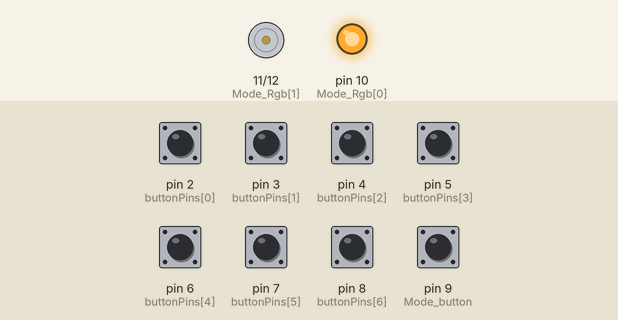
Bench run of a sketch on a simulated Arduino Uno, built with avr-gcc and run on an emulated ATmega328P. On the bench: motor-driver pin pairs drawn as motors (green arrow = first pin HIGH = forward, orange = second pin HIGH = backward, longer = more drive), output pins drawn as LEDs (lit = HIGH). Dashed ring = blinking. The test bench sets the inputs (shaded band); at power-on: pin 2 (buttonPins[0]), pin 3 (buttonPins[1]), pin 4 (buttonPins[2]), pin 5 (buttonPins[3]), pin 6 (buttonPins[4]), pin 7 (buttonPins[5]), pin 8 (buttonPins[6]), pin 9 (Mode_button) HIGH. MIDI output is not drawn.

Above: at 1.2 s.
1.3 s: pin 9 (Mode_button) pulled LOW for 1 s
At 1.75 s:
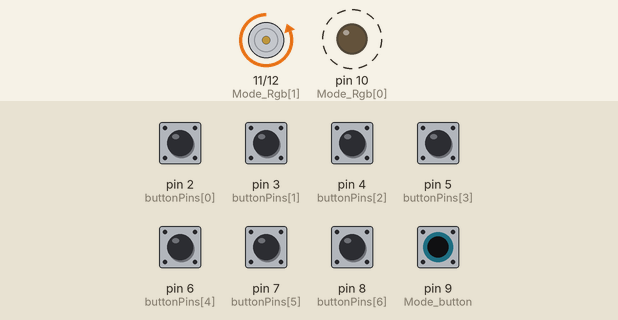
4.0 s: pin 9 (Mode_button) pulled LOW for 0.15 s
At 4.7 s:
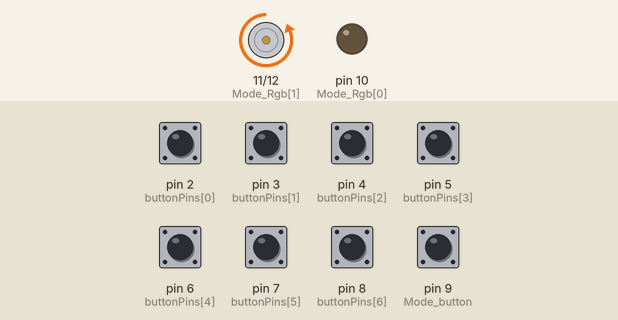
5.8 s: pin 3 (buttonPins[1]) pulled LOW for 0.15 s
At 6.8 s:
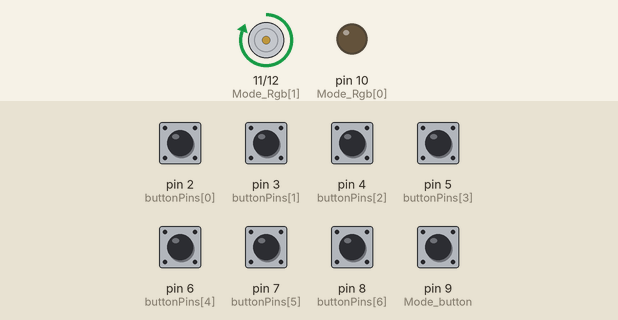
7.8 s: pin 3 (buttonPins[1]) pulled LOW for 1 s
At 9.8 s:
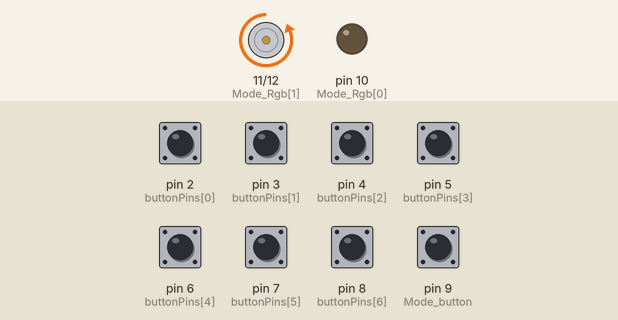
Timing chart, 0 to 11.3 s (numbered marks = the images above; inputs shaded):
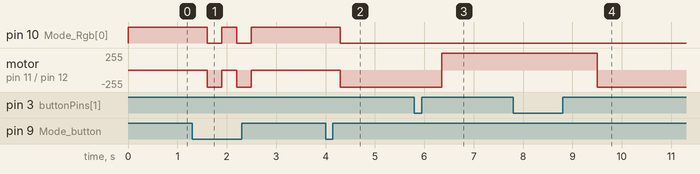

The sketch:

Arduino_code.ino
```cpp
#include <MIDI.h>

MIDI_CREATE_DEFAULT_INSTANCE();
#define numButtons  7   // Number of buttons
#define Mode_button  9 //mode button
#define buttons_delay 150

const int buttonPins[numButtons] = {2, 3, 4, 5, 6, 7, 8};  // rec,stop,tr1,tr2,tr3,tr4,undo
bool buttonState[numButtons];  // Track button state

const int Mode_Rgb [3] = {10, 11, 12}; //RED, GREEN, BLUE

bool isStopFunctionActive = false;


//const int Tracks_Rgb[4][2] = {{A0, A1},{A2, A3},{A4, A5},{12, 13}};  // TRACK1, TRACK2, TRACK3, TRACK4 ---------- RED, BLUE


void Record();
void Play();


//void Track_leds_control(int a, int b, int c, int d);


bool isFunction1Running = true;
bool isButtonPressed = false;


void setup() {
  MIDI.begin(MIDI_CHANNEL_OMNI);
  pinMode(Mode_button, INPUT_PULLUP);
  for (int i = 0; i < numButtons; i++) {
    pinMode(buttonPins[i], INPUT_PULLUP);  // Set the button pins as input with internal pull-up resistors
  }
  for (int i = 0; i < numButtons; i++) {
    buttonState[i] = HIGH;
  }

  // for (int i = 0; i <  4; i++) {
  //   for (int j = 0; j< 2; j++) {
  //     pinMode(Tracks_Rgb[i][j], OUTPUT);
  //   }
  // }

   for (int i = 0; i < 3; i++) {
      pinMode(Mode_Rgb[i], OUTPUT);
   }

  //Serial.begin(9600);
  //Track_leds_control(HIGH, LOW, LOW, LOW, LOW, LOW, LOW, LOW);
}


void loop() {
  // Check if the pushbutton is pressed
  if (digitalRead(Mode_button) == LOW) {
    delay(50);  // Button debounce delay

    // Check if the button is still pressed
    if (digitalRead(Mode_button) == LOW) {
      isButtonPressed = true;
      delay(250);
    }
  }

  // Call the appropriate function based on button state
  if (isButtonPressed) {
    if (isFunction1Running) {
      Play();
      isFunction1Running = false;
    } else {
      Record();
      isFunction1Running = true;
    }
    isButtonPressed = false;
  } else {
    if (isFunction1Running) {
      Record();
    } else {
      Play();
    }
  }
}


///////////////////////////////////////////////////////////////////////////////////////////////////////////////////////////////////////////////////////////
void Record()
{
  //Serial.println("Record");
  digitalWrite(Mode_Rgb[0], HIGH);
  digitalWrite(Mode_Rgb[1], LOW);
  digitalWrite(Mode_Rgb[2], LOW);

  for (int i = 0; i < numButtons; i++) {
    bool currentState = digitalRead(buttonPins[i]);

    if (currentState != buttonState[i]) {
      buttonState[i] = currentState;

      if (currentState == LOW) {
        switch (i) {
    case 0:
      //Serial.println("Record selected track (hold global reset) ---PUSHED---");
      MIDI.sendNoteOn(30,  127, 4);
      break;
    case 1:
      //Serial.println("No function (Stop) ---PUSHED---");
      MIDI.sendNoteOn(31,  127, 4);
      break;
    case 2:
      //Serial.println("Track 1 select (Hold reset track) ---PUSHED---");
      MIDI.sendNoteOn(32,  127, 4);
      break;
    case 3:
      //Serial.println("Track 2 select (Hold reset track) ---PUSHED---");
      MIDI.sendNoteOn(33,  127, 4);
      break;
    case 4:
      //Serial.println("Track 3 select (Hold reset track) ---PUSHED---");
      MIDI.sendNoteOn(34,  127, 4);
      break;
    case 5:
      //Serial.println("Track 4 select (Hold reset track) ---PUSHED---");
      MIDI.sendNoteOn(35,  127, 4);
      break;
    case 6:
      //Serial.println("Undo selected track(double tap Redo) ---PUSHED---");
      MIDI.sendNoteOn(36,  127, 4);
      break;
    default:
       break;

  } delay(buttons_delay);

      } else {
        switch (i) {
    case 0:
      //Serial.println("Record selected track (hold global reset) ---RELEASED---");
      MIDI.sendNoteOff(30,  127, 4);
      break;
    case 1:
      //Serial.println("No function (Stop) ---Released---");
      MIDI.sendNoteOff(31,  127, 4);
      break;
    case 2:
      //Serial.println("Track 1 select (Hold reset track) ---Released---");
      MIDI.sendNoteOff(32,  127, 4);
      break;
    case 3:
      //Serial.println("Track 2 select (Hold reset track) ---Released---");
      MIDI.sendNoteOff(33,  127, 4);
      break;
    case 4:
      //Serial.println("Track 3 select (Hold reset track) ---Released---");
      MIDI.sendNoteOff(34,  127, 4);
      break;
    case 5:
      //Serial.println("Track 4 select (Hold reset track) ---Released---");
      MIDI.sendNoteOff(35,  127, 4);
      break;
    case 6:
      //Serial.println("Undo selected track(double tap Redo) ---Released---");
      MIDI.sendNoteOff(36,  127, 4);
      break;
    default:
      break;
  }
   delay(buttons_delay);

      }
    }
  }
}

/////////////////////////////////////////////////////////////////////////////////////////////////////////////////////////////
void Play()
{
  //Serial.println("Play");
  digitalWrite(Mode_Rgb[0], LOW);
  digitalWrite(Mode_Rgb[2], HIGH);
  digitalWrite(Mode_Rgb[1], LOW);
  //Track_leds_control(HIGH, LOW, HIGH, LOW, HIGH, LOW, HIGH, LOW);
  for (int i = 0; i < numButtons; i++) {
  bool currentState = digitalRead(buttonPins[i]);

  if (currentState != buttonState[i]) {
    buttonState[i] = currentState;

    if (currentState == LOW) {
      switch (i) {
        case 0:
          //Serial.println("No function (Record) ---PUSHED---");
          MIDI.sendNoteOn(37,  127, 4);
          break;
        case 1:
         // Serial.println("Mute all tracks and go to stop function () ---PUSHED---");
          MIDI.sendNoteOn(38,  127, 4);
          break;
        case 2:
          //Serial.println("Track 1 Mute/Unmute ---PUSHED---");
          MIDI.sendNoteOn(39,  127, 4);
          break;
        case 3:
          //Serial.println("Track 2 Mute/Unmute ---PUSHED---");
          MIDI.sendNoteOn(40,  127, 4);
          break;
        case 4:
          //Serial.println("Track 3 Mute/Unmute ---PUSHED---");
          MIDI.sendNoteOn(41,  127, 4);
          break;
        case 5:
          //Serial.println("Track 4 Mute/Unmute ---PUSHED---");
          MIDI.sendNoteOn(42,  127, 4);
          break;
        case 6:
          //Serial.println("Global reset ---PUSHED---");
          MIDI.sendNoteOn(43,  127, 4);
          break;
        default:
          break;
      }
      delay(buttons_delay);
    } else {
      switch (i) {
        case 0:
          //Serial.println("No function (Record) ---RELEASED---");
          MIDI.sendNoteOff(37,  127, 4);
          break;
        case 1:
          if (isStopFunctionActive) {
            isStopFunctionActive = false;  // Deactivate the stop function
            //Serial.println("Stop function deactivated ---PUSHED---");
          } else {
            isStopFunctionActive = true;  // Activate the stop function
            //Serial.println("Mute all tracks and go to stop function () ---RELEASED---");
            MIDI.sendNoteOff(38,  127, 4);
            Stop();  // Call the Stop function
          }
          break;
        case 2:
          //Serial.println("Track 1 Mute/Unmute ---Released---");
          MIDI.sendNoteOff(39,  127, 4);
          break;
        case 3:
          //Serial.println("Track 2 Mute/Unmute ---Released---");
          MIDI.sendNoteOff(40,  127, 4);
          break;
        case 4:
          //Serial.println("Track 3 Mute/Unmute ---Released---");
          MIDI.sendNoteOff(41,  127, 4);
          break;
        case 5:
          //Serial.println("Track 4 Mute/Unmute ---Released---");
          MIDI.sendNoteOff(42,  127, 4);
          break;
        case 6:
          //Serial.println("Global reset ---Released---");
          MIDI.sendNoteOff(43,  127, 4);
          break;
        default:
          break;
      }
      delay(buttons_delay);
    }
  }
}
}


void Stop() {
  delay(400);
  digitalWrite(Mode_Rgb[0], LOW);
  digitalWrite(Mode_Rgb[2], LOW);
  digitalWrite(Mode_Rgb[1], HIGH);
  while (isStopFunctionActive) {
    // Check if buttonpins[1] is pressed to escape the Stop function
    bool currentState = digitalRead(buttonPins[1]);
    //Serial.println("Stop");


  for (int i = 0; i < numButtons; i++) {
  bool currentState = digitalRead(buttonPins[i]);

  if (currentState != buttonState[i]) {
    buttonState[i] = currentState;

    if (currentState == LOW) {
      switch (i) {
        case 0:
          //Serial.println("Play all tracks ---PUSHED---");
          MIDI.sendNoteOn(44,  127, 4);
          break;
        case 1:
          //Serial.println("Play focused lock tracks ---PUSHED---");
          MIDI.sendNoteOn(45,  127, 4);
          break;
        case 2:
          //Serial.println("Track 1 Focus lock ---PUSHED---");
          MIDI.sendNoteOn(46,  127, 4);
          break;
        case 3:
          //Serial.println("Track 2 Focus lock ---PUSHED---");
          MIDI.sendNoteOn(47,  127, 4);
          break;
        case 4:
          //Serial.println("Track 3 Focus lock ---PUSHED---");
          MIDI.sendNoteOn(48,  127, 4);
          break;
        case 5:
          //Serial.println("Track 4 Focus lock ---PUSHED---");
          MIDI.sendNoteOn(49,  127, 4);
          break;
        case 6:
          //Serial.println("No function (Undo) ---PUSHED---");
          MIDI.sendNoteOn(50,  127, 4);
          break;
        default:
          break;
      }
      delay(buttons_delay);
    } else {
      switch (i) {
        case 0:
          //Serial.println("Play all tracks ---RELEASED---");
          MIDI.sendNoteOff(44,  127, 4);
          isStopFunctionActive = false;
          break;
        case 1:
          //Serial.println("Play focused lock tracks ---RELEASED---");
          MIDI.sendNoteOff(45,  127, 4);
          isStopFunctionActive = false;
          break;
        case 2:
          //Serial.println("Track 1 Focus lock ---RELEASED---");
          MIDI.sendNoteOff(46,  127, 4);
          break;
        case 3:
          //Serial.println("Track 2 Focus lock ---RELEASED---");
          MIDI.sendNoteOff(47,  127, 4);
          break;
        case 4:
          //Serial.println("Track 3 Focus lock ---RELEASED---");
          MIDI.sendNoteOff(48,  127, 4);
          break;
        case 5:
          //Serial.println("Track 4 Focus lock ---RELEASED---");
          MIDI.sendNoteOff(49,  127, 4);
          break;
        case 6:
          //Serial.println("No function (Undo) ---RELEASED---");
          MIDI.sendNoteOff(60,  127, 4);
          break;
        default:
          break;
      }
      delay(buttons_delay);
    }
  }
}

    // Add your desired functionality for the Stop function here
}
delay(400);
}


/*
void Track_leds_control(int tr1_red, int tr1_blue, int tr2_red, int tr2_blue,int tr3_red, int tr3_blue, int tr4_red, int tr4_blue)
{
  digitalWrite(Tracks_Rgb[0][0],tr1_red); //track 1, RED
  digitalWrite(Tracks_Rgb[0][1],tr1_blue);
  digitalWrite(Tracks_Rgb[1][0],tr2_red); //track 1, RED
  digitalWrite(Tracks_Rgb[1][1],tr2_blue);
  digitalWrite(Tracks_Rgb[2][0],tr3_red); //track 1, RED
  digitalWrite(Tracks_Rgb[2][1],tr3_blue);
  digitalWrite(Tracks_Rgb[3][0],tr4_red); //track 1, RED
  digitalWrite(Tracks_Rgb[3][1],tr4_blue);

}
*/
```

Measured:
- after the input at 1.3 s, pin 10 (Mode_Rgb[0]): alternates HIGH for 0.30 s and LOW for 0.30 s, 4 changes in all, then stays HIGH, starting after 0.30 s; motor on pin 11 (Mode_Rgb[1]) / pin 12 (Mode_Rgb[2]): alternates backward 255/255 for 0.30 s and stopped for 0.30 s, 4 changes in all, then stays stopped, starting after 0.30 s
- after the input at 4.0 s, pin 10 (Mode_Rgb[0]): HIGH → LOW after 0.30 s; motor on pin 11 (Mode_Rgb[1]) / pin 12 (Mode_Rgb[2]): stopped → backward 255/255 after 0.30 s
- after the input at 5.8 s, motor on pin 11 (Mode_Rgb[1]) / pin 12 (Mode_Rgb[2]): backward 255/255 → forward 255/255 after 0.55 s
- after the input at 7.8 s, motor on pin 11 (Mode_Rgb[1]) / pin 12 (Mode_Rgb[2]): forward 255/255 → backward 255/255 after 1.7 s
